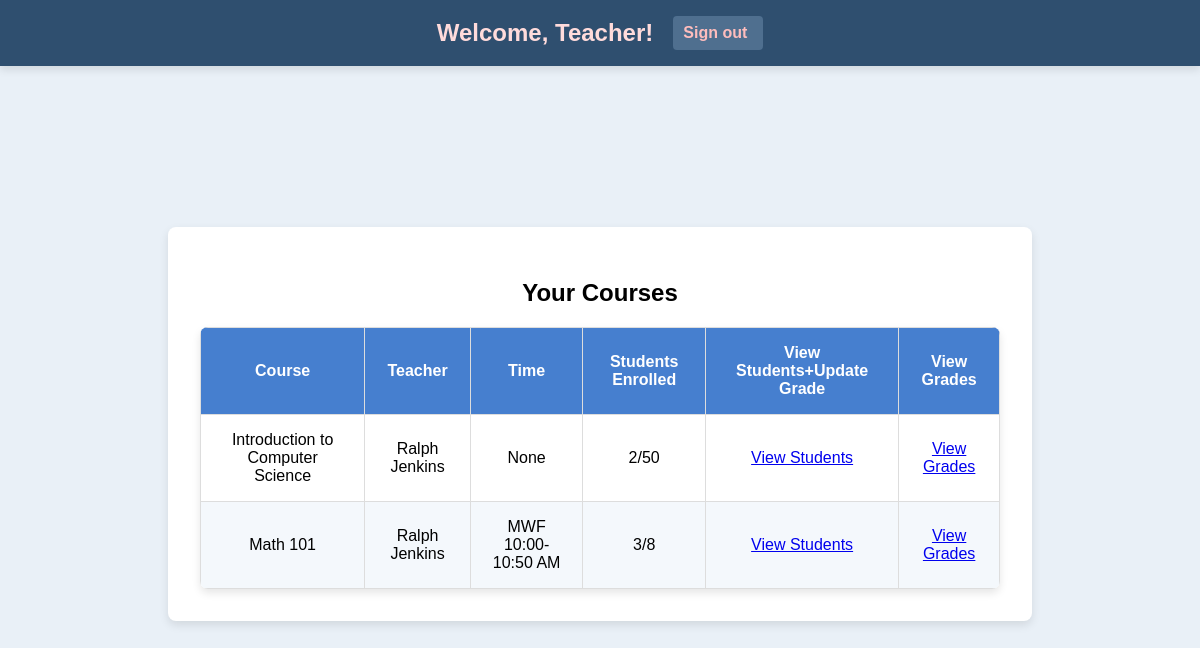
Page /teacher_dashboard (signed in) on the earlier database version.
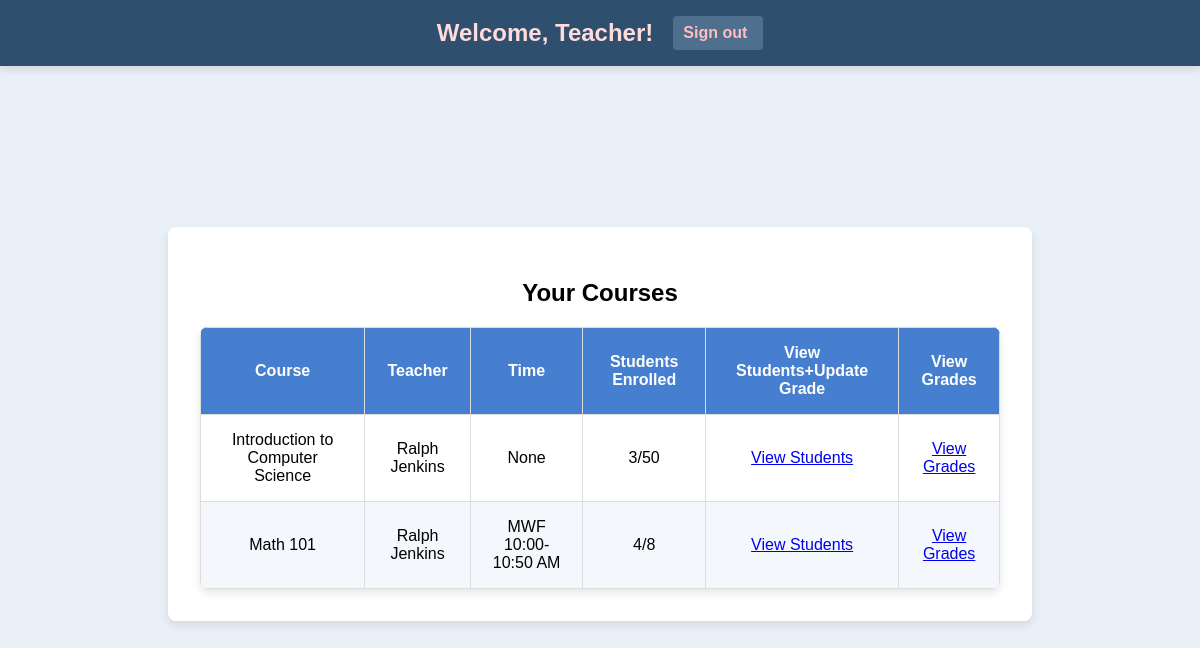
Same page on the later database version.
### app.py (models this page shows, shortened)
class Course(db.Model):
    id = db.Column(db.Integer, primary_key=True)
    course_code = db.Column(db.String(10))
    course_name = db.Column(db.String(100))
    capacity = db.Column(db.Integer)
    teacher_id = db.Column(db.Integer, db.ForeignKey('user.id'), nullable=True)
    teacher = db.relationship('User', backref='teaching_courses', foreign_keys=[teacher_id])
    time = db.Column(db.String(50))
    enrolled_count = db.Column(db.Integer, default=0)

class User(UserMixin, db.Model):
    id = db.Column(db.Integer, primary_key=True)
    username = db.Column(db.String(150))
    password = db.Column(db.String(150))
    role = db.Column(db.String(50))

### app.py (the view)
@app.route('/teacher_dashboard', methods=['GET', 'POST'])
@login_required
def teacher_dashboard():
    if current_user.role != 'teacher':
        flash("Access denied: Only teachers can view this page.", "danger")
        return redirect(url_for('login'))
    teacher_courses = Course.query.filter_by(teacher_id=current_user.id).all()
    if request.method == 'POST':
        flash("Feature not available.", "danger")
        return redirect(url_for('teacher_dashboard'))
    return render_template('teacher_dashboard.html', courses=teacher_courses)

### app.py (called while the page is built)
@login_manager.user_loader
def load_user(user_id):
    return User.query.get(int(user_id))

### templates/teacher_dashboard.html (shortened to what this page needs)
<!DOCTYPE html>
<html lang="en">
<head>
    <link rel="stylesheet" href="{{ url_for('static', filename='styles.css') }}">
</head>
<body>
    <div class="header">
        <h1>Welcome, Teacher!</h1>
        <a href="{{ url_for('teacher_logout') }}" class="sign-out">Sign out</a>
    </div>
    <div class="container">
        <h2>Your Courses</h2>
        <table>
            <thead>
                <tr>
                    <th>Course</th>
                    <th>Teacher</th>
                    <th>Time</th>
                    <th>Students Enrolled</th>
                    <th>View Students+Update Grade</th>
                    <th>View Grades</th>
                </tr>
            </thead>
            <tbody>
                {% for course in courses %}
                <tr>
                    <td>{{ course.course_name }}</td>
                    <td>
                        {% if course.teacher %}
                            {{ course.teacher.username }}
                        {% else %}
                            No teacher assigned
                        {% endif %}
                    </td>
                    <td>{{ course.time }}</td>
                    <td>{{ course.enrolled_count }}/{{ course.capacity }}</td>
                    <td>
                        <a href="{{ url_for('view_students', course_id=course.id) }}" class="button view-students">View Students</a>
                    <td>
                        <a href="{{ url_for('view_grades', course_id=course.id) }}" class="button view-grades">View Grades</a>
                     </td>
                    </td>
                </tr>
                {% endfor %}
            </tbody>
        </table>
    </div>
</body>
</html>

### static/styles.css (style rules this page uses)
body { font-family: Arial, sans-serif; background-color: #e9f0f7; margin: 0; display: flex; justify-content: center; align-items: center; min-height: 100vh; }
.container { max-width: 800px; width: 100%; background-color: #ffffff; padding: 2rem; border-radius: 8px; box-shadow: 0px 4px 10px rgba(0, 0, 0, 0.1); text-align: center; margin: 5rem auto 2rem; }
.header { width: 100%; background-color: #2f4f6f; color: #fff; padding: 1rem 0; display: flex; justify-content: center; align-items: center; box-shadow: 0px 4px 8px rgba(0, 0, 0, 0.1); position: fixed; top: 0; left: 0; z-index: 10; margin-bottom: 20px; }
.header h1, .header h2 { margin: 0; color: #ffdbdb; }
.header h1 { font-size: 1.5rem; margin-right: 20px; }
.sign-out { color: #ffbdbd; text-decoration: none; font-weight: bold; padding: 0.5rem 1rem; border-radius: 4px; background-color: #4f6f8f; padding-left: 10px; }
table { width: 100%; border-collapse: collapse; margin-top: 1rem; text-align: center; border-radius: 8px; overflow: hidden; box-shadow: 0px 4px 8px rgba(0, 0, 0, 0.1); }
th, td { border: 1px solid #ddd; padding: 1rem; }
th { background-color: #467fcf; color: #fff; font-weight: bold; }
tr:nth-child(even) { background-color: #f4f8fc; }

Differences in the rows shown:
changed Course "Introduction to Computer Science": enrolled_count "2" → "3"
changed Course "Math 101": enrolled_count "3" → "4"
